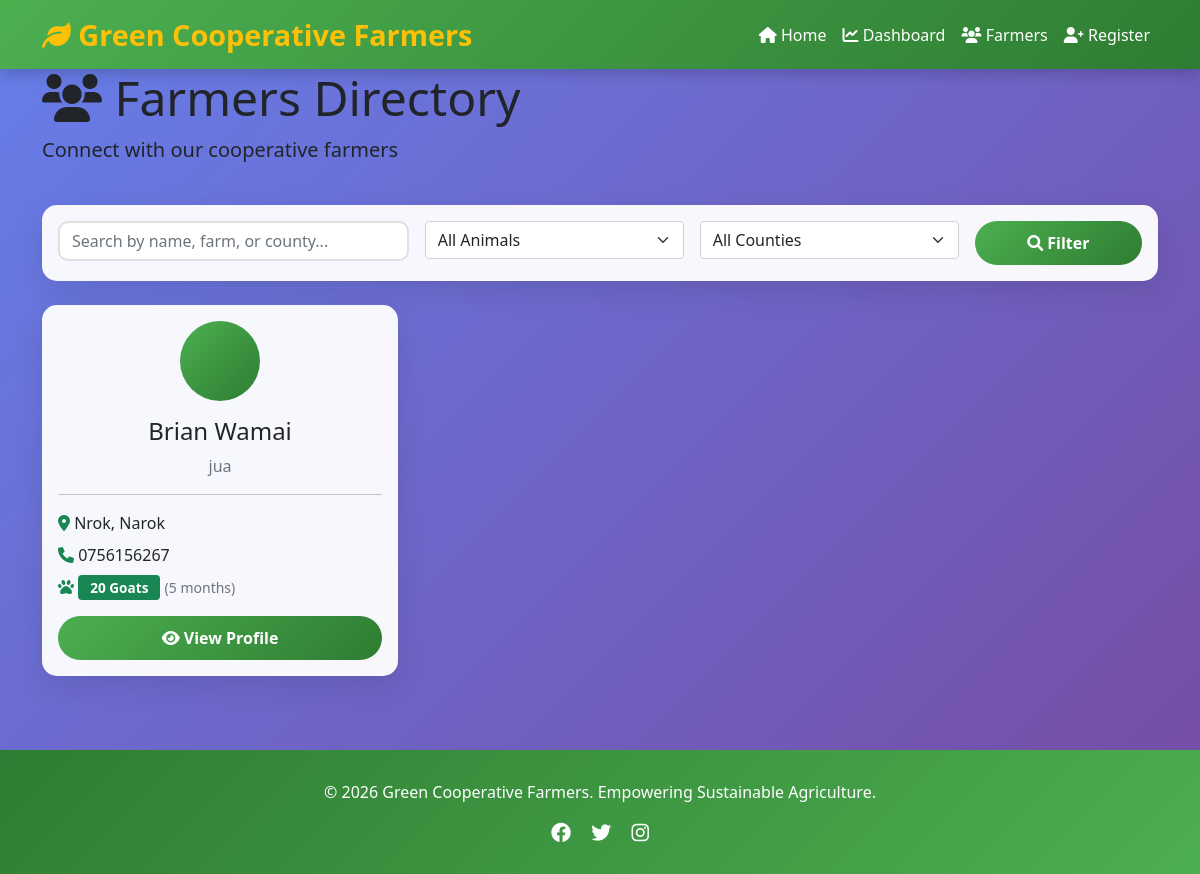
The page /farmers/ on the database its author committed.
### farmers/models.py (models this page shows, shortened)
class Farmer(models.Model):
    name = models.CharField(max_length=200, verbose_name="Full Name")
    id_number = models.CharField(max_length=20, unique=True, verbose_name="ID Number")
    phone_number = models.CharField(max_length=15, verbose_name="Phone Number")
    county = models.CharField(max_length=100, verbose_name="County")
    sub_county = models.CharField(max_length=100, verbose_name="Sub-County")
    ward = models.CharField(max_length=100, verbose_name="Ward")
    farm_name = models.CharField(max_length=200, verbose_name="Farm Name")
    GOAT = 'GOAT'
    SHEEP = 'SHEEP'
    ANIMAL_TYPES = [
        (GOAT, 'Goat'),
        (SHEEP, 'Sheep'),
    ]
    animal_type = models.CharField(
        max_length=5,
        choices=ANIMAL_TYPES,
        verbose_name="Type of Animal"
    )
    number_of_animals = models.IntegerField(
        validators=[MinValueValidator(1)],
        verbose_name="Number of Animals"
    )
    animal_age = models.IntegerField(
        validators=[MinValueValidator(0), MaxValueValidator(50)],
        verbose_name="Age of Animals (months)"
    )
    registration_date = models.DateTimeField(auto_now_add=True)
    updated_at = models.DateTimeField(auto_now=True)
    class Meta:
        ordering = ['-registration_date']
        verbose_name = "Farmer"
        verbose_name_plural = "Farmers"

### farmers/views.py (the view, shortened to what this page needs)
# urls.py: path('farmers/', views.farmer_list, name='farmer_list'),
def farmer_list(request):
    farmers = Farmer.objects.all()
    search_query = request.GET.get('search', '')
    animal_filter = request.GET.get('animal_type', '')
    county_filter = request.GET.get('county', '')
    if animal_filter:
        farmers = farmers.filter(animal_type=animal_filter)
    if county_filter:
        farmers = farmers.filter(county=county_filter)
    paginator = Paginator(farmers, 9)
    page_number = request.GET.get('page')
    page_obj = paginator.get_page(page_number)
    counties = Farmer.objects.values_list('county', flat=True).distinct().order_by('county')
    context = {
        'farmers': page_obj,
        'search_query': search_query,
        'animal_filter': animal_filter,
        'county_filter': county_filter,
        'counties': counties,
    }
    return render(request, 'farmers/farmer_list.html', context)

### farmers/templates/farmers/farmer_list.html (shortened to what this page needs)
{% extends 'base.html' %}
{% block content %}
<div class="container fade-in">
    <div class="row mb-4">
        <div class="col-12">
            <h1 class="display-5"><i class="fas fa-users"></i> Farmers Directory</h1>
            <p class="lead">Connect with our cooperative farmers</p>
        </div>
    </div>
    <div class="card mb-4">
        <div class="card-body">
            <form method="get" class="row g-3">
                <div class="col-md-4">
                    <input type="text" name="search" class="form-control"
                           placeholder="Search by name, farm, or county..."
                           value="{{ search_query }}">
                </div>
                <div class="col-md-3">
                    <select name="animal_type" class="form-select">
                        <option value="">All Animals</option>
                    </select>
                </div>
                <div class="col-md-3">
                    <select name="county" class="form-select">
                        <option value="">All Counties</option>
                    </select>
                </div>
                <div class="col-md-2">
                    <button type="submit" class="btn btn-primary w-100">
                        <i class="fas fa-search"></i> Filter
                    </button>
                </div>
            </form>
        </div>
    </div>
    <div class="row">
        {% for farmer in farmers %}
        <div class="col-md-6 col-lg-4 mb-4">
            <div class="card h-100">
                <div class="card-body">
                    <div class="text-center mb-3">
                        <div class="rounded-circle bg-success text-white d-inline-flex align-items-center justify-content-center"
                             style="width: 80px; height: 80px; font-size: 2rem;">
                        </div>
                    </div>
                    <h4 class="card-title text-center">{{ farmer.name }}</h4>
                    <p class="text-muted text-center">{{ farmer.farm_name }}</p>
                    <hr>
                    <div class="mb-2">
                        <i class="fas fa-map-marker-alt text-success"></i>
                        {{ farmer.county }}, {{ farmer.sub_county }}
                    </div>
                    <div class="mb-2">
                        <i class="fas fa-phone text-success"></i>
                        {{ farmer.phone_number }}
                    </div>
                    <div class="mb-2">
                        <i class="fas fa-paw text-success"></i>
                        <span class="badge {% if farmer.animal_type == 'GOAT' %}bg-success{% else %}bg-warning{% endif %}">
                            {{ farmer.number_of_animals }}
                            {% if farmer.animal_type == 'GOAT' %}Goats{% else %}Sheep{% endif %}
                        </span>
                        <small class="text-muted"> ({{ farmer.animal_age }} months)</small>
                    </div>
                    <div class="d-grid gap-2 mt-3">
                        <a href="{% url 'farmer_detail' farmer.id %}" class="btn btn-primary">
                            <i class="fas fa-eye"></i> View Profile
                        </a>
                    </div>
                </div>
            </div>
        </div>
        {% endfor %}
    </div>
</div>
{% endblock %}

### farmers/templates/base.html (shortened to what this page needs)
<!DOCTYPE html>
<html lang="en">
<head>
    <link href="https://cdn.jsdelivr.net/npm/bootstrap@5.1.3/dist/css/bootstrap.min.css" rel="stylesheet">
    <link rel="stylesheet" href="https://cdnjs.cloudflare.com/ajax/libs/font-awesome/6.0.0/css/all.min.css">
</head>
<body>
    <nav class="navbar navbar-expand-lg sticky-top">
        <div class="container">
            <a class="navbar-brand" href="{% url 'home' %}">
                <i class="fas fa-leaf"></i> Green Cooperative Farmers
            </a>
            <div class="collapse navbar-collapse" id="navbarNav">
                <ul class="navbar-nav ms-auto">
                    <li class="nav-item">
                        <a class="nav-link" href="{% url 'home' %}">
                            <i class="fas fa-home"></i> Home
                        </a>
                    </li>
                    <li class="nav-item">
                        <a class="nav-link" href="{% url 'dashboard' %}">
                            <i class="fas fa-chart-line"></i> Dashboard
                        </a>
                    </li>
                    <li class="nav-item">
                        <a class="nav-link" href="{% url 'farmer_list' %}">
                            <i class="fas fa-users"></i> Farmers
                        </a>
                    </li>
                    <li class="nav-item">
                        <a class="nav-link" href="{% url 'register_farmer' %}">
                            <i class="fas fa-user-plus"></i> Register
                        </a>
                    </li>
                </ul>
            </div>
        </div>
    </nav>
    {% block content %}
    {% endblock %}
    <footer>
        <div class="container text-center">
            <p>&copy; 2026 Green Cooperative Farmers. Empowering Sustainable Agriculture.</p>
            <div>
                <i class="fab fa-facebook fa-lg mx-2"></i>
                <i class="fab fa-twitter fa-lg mx-2"></i>
                <i class="fab fa-instagram fa-lg mx-2"></i>
            </div>
        </div>
    </footer>
</body>
</html>

### farmers/templates/base.html (style rules this page uses)
:root { --primary-green: #4CAF50; --dark-green: #2E7D32; --light-green: #81C784; --earth-brown: #8D6E63; --warm-yellow: #FFC107; --sun-orange: #FF9800; --sky-blue: #64B5F6; }
body { font-family: 'Segoe UI', Tahoma, Geneva, Verdana, sans-serif; background: linear-gradient(135deg, #667eea 0%, #764ba2 100%); min-height: 100vh; position: relative; }
body::before { content: ''; position: fixed; bottom: 0; left: 0; right: 0; height: 100px; background: linear-gradient(45deg, #4CAF50 25%, #45a049 25%, #45a049 50%, #4CAF50 50%, #4CAF50 75%, #45a049 75%); background-size: 40px 40px; opacity: 0.6; z-index: 0; }
.navbar { background: linear-gradient(135deg, var(--primary-green), var(--dark-green)); box-shadow: 0 4px 15px rgba(0,0,0,0.2); }
.navbar-brand { font-size: 1.8rem; font-weight: bold; color: var(--warm-yellow) !important; }
.nav-link { color: white !important; font-weight: 500; transition: transform 0.3s; }
.card { border: none; border-radius: 15px; box-shadow: 0 10px 30px rgba(0,0,0,0.1); transition: transform 0.3s, box-shadow 0.3s; background: rgba(255,255,255,0.95); }
.btn-primary { background: linear-gradient(135deg, var(--primary-green), var(--dark-green)); border: none; padding: 10px 30px; border-radius: 25px; font-weight: bold; }
footer { background: linear-gradient(135deg, var(--dark-green), var(--primary-green)); color: white; padding: 30px 0; margin-top: 50px; position: relative; z-index: 1; }
.container { position: relative; z-index: 1; }
.form-control { border-radius: 10px; border: 2px solid #e0e0e0; }
.fade-in { animation: fadeIn 0.6s ease-out; }

### farmers/templates/farmers/farmer_list.html (style rules this page uses)
.card { transition: all 0.3s; }
.rounded-circle { background: linear-gradient(135deg, var(--primary-green), var(--dark-green)); }
.badge { padding: 6px 12px; font-size: 0.85rem; }

### rows shown on the page
Farmer: name "Brian Wamai", farm_name "jua", county "Nrok", sub_county "Narok", phone_number "0756156267", number_of_animals "20", animal_type "Goats", animal_age "5"
